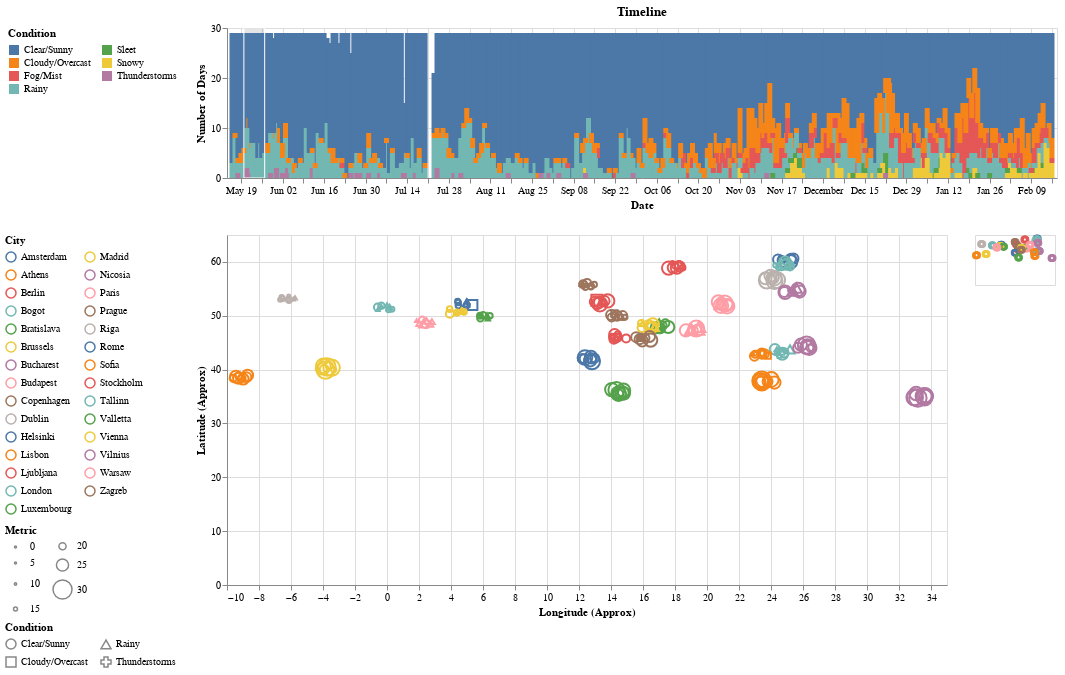

Notebook source saved alongside this figure:
### Code cell
WIDTH, HEIGHT = 800, 500

# Date selection
date_range = (dt.date(2024, 5, 20), dt.date(2024, 5, 27))
date_selection = alt.selection_interval(encodings=['x'], value={'x': date_range})

# Metric dropdown
dropdown = alt.binding_select(
    options=['temperature_celsius', 'humidity'],
    labels=['Temperature °C', 'Humidity %'],
    name='Metric '
)
size_param = alt.param(value='temperature_celsius', bind=dropdown)

# Scaling exponent slider
exp_slider = alt.binding_range(min=1, max=10, step=1, name='Metric Scaling Exponent:')
exp_selection = alt.param(value=5, bind=exp_slider)

# Condition selection
condition_selection = alt.selection_point(fields=['condition'], bind='legend')

# ID point selection
id_point = alt.selection_point(fields=['id'])
id_match = alt.expr.test(id_point.id, alt.datum.id)

# Day, week, month, season selections
day_point = alt.selection_point(fields=['_day', '_week', '_month'])
day_checkbox = alt.param(value=False, bind=alt.binding_checkbox(name='Select same day'))
day_matches = alt.expr.test(day_point._day, alt.datum._day) & alt.expr.test(day_point._week, alt.datum._week) & alt.expr.test(day_point._month, alt.datum._month)

week_point = alt.selection_point(fields=['_week'])
week_checkbox = alt.param(value=False, bind=alt.binding_checkbox(name='Select same week #'))
week_matches = alt.expr.test(week_point._week, alt.datum._week)

month_point = alt.selection_point(fields=['_month'])
month_checkbox = alt.param(value=False, bind=alt.binding_checkbox(name='Select same month'))
month_matches = alt.expr.test(month_point._month, alt.datum._month)

season_point = alt.selection_point(fields=['season'])
season_checkbox = alt.param(value=False, bind=alt.binding_checkbox(name='Select same season'))
season_matches = alt.expr.test(season_point.season, alt.datum.season)

not_checkbox = (~day_checkbox & ~week_checkbox & ~month_checkbox & ~season_checkbox)
selection_boolean = not_checkbox | \
                    (day_checkbox & day_matches) | \
                    (week_checkbox & week_matches) | \
                    (month_checkbox & month_matches) | \
                    (season_checkbox & season_matches)

scale_bind = alt.selection_interval(bind='scales')

# Temperature range sliders (min and max)
temp_min_slider = alt.binding_range(min=df['temperature_celsius'].min(), max=df['temperature_celsius'].max(), step=0.1, name='Temperature (°C) Min:')
temp_max_slider = alt.binding_range(min=df['temperature_celsius'].min(), max=df['temperature_celsius'].max(), step=0.1, name='Temperature (°C) Max:')
temp_min = alt.param(value=df['temperature_celsius'].min(), bind=temp_min_slider)
temp_max = alt.param(value=df['temperature_celsius'].max(), bind=temp_max_slider)

# Humidity range sliders (min and max)
humidity_min_slider = alt.binding_range(min=df['humidity'].min(), max=df['humidity'].max(), step=0.1, name='Humidity (%) Min:')
humidity_max_slider = alt.binding_range(min=df['humidity'].min(), max=df['humidity'].max(), step=0.1, name='Humidity (%) Max:')
humidity_min = alt.param(value=df['humidity'].min(), bind=humidity_min_slider)
humidity_max = alt.param(value=df['humidity'].max(), bind=humidity_max_slider)

search_box = alt.param(
    value='',
    bind=alt.binding(input='search', placeholder='City', name='Search ')
)
search_matches = alt.expr.test(alt.expr.regexp(search_box, 'i'), alt.datum.location_name)

# Minimap
minimap = alt.Chart(df).mark_point().encode(
    x=alt.X('longitude_jitter:Q', title=None, axis=None),
    y=alt.Y('latitude_jitter:Q', title=None, axis=None),
    color=alt.when(scale_bind).then(alt.Color('location_name:N', legend=None)).otherwise(alt.value('lightgray')),
).transform_filter(
    date_selection
).transform_filter(
    selection_boolean
).transform_filter(
    search_matches,
).properties(
    width=0.1 * WIDTH,
    height=0.1 * HEIGHT,
)

# Scatter plot
scatter = alt.Chart(df).mark_point().encode(
    x=alt.X('longitude_jitter:Q', title='Longitude (Approx)'),
    y=alt.Y('latitude_jitter:Q', title='Latitude (Approx)'),
    shape=alt.Shape('condition:N', title='Condition', legend=alt.Legend(orient='left', columns=2)),
    color=alt.Color('location_name:N', title='City', legend=alt.Legend(orient='left', columns=2)),
    size=alt.Size('size:Q', title='Metric', scale=alt.Scale(type='pow', exponent=exp_selection), legend=alt.Legend(orient='left', columns=2)),
    opacity=alt.condition((selection_boolean & id_match), alt.value(1.0), alt.value(0.2)),
    tooltip=[alt.Tooltip('location_name', title='City'),
             alt.Tooltip('condition', title='Condition'),
             alt.Tooltip('date', title='Date'),
             alt.Tooltip('week', title='Week #'),
             alt.Tooltip('season', title='Season'),
             alt.Tooltip('temperature_celsius', title='Temperature (°C)'),
             alt.Tooltip('humidity', title='Humidity (%)')],
).transform_filter(
    date_selection
).transform_filter(
    scale_bind
).transform_filter(
    condition_selection
).transform_filter(
    alt.datum.temperature_celsius >= temp_min
).transform_filter(
    alt.datum.temperature_celsius <= temp_max
).transform_filter(
    alt.datum.humidity >= humidity_min
).transform_filter(
    alt.datum.humidity <= humidity_max
).transform_filter(
    selection_boolean
).transform_filter(
    search_matches,
).add_params(
    search_box,
    scale_bind,
    size_param,
    exp_selection,
    id_point,
    day_point, day_checkbox,
    week_point, week_checkbox,
    month_point, month_checkbox,
    season_point, season_checkbox,
    temp_min,
    temp_max,
    humidity_min,
    humidity_max,
).transform_calculate(
    size=f'datum[{size_param.name}]',
).properties(
    width=0.9 * WIDTH,
    height=0.7 * HEIGHT,
)

# Timeline
timeline = alt.Chart(df).mark_bar().encode(
    x=alt.X('date:T', title='Date'),
    y=alt.Y('count():Q', title='Number of Days'),
    color=alt.Color('condition:N', title='Condition', legend=alt.Legend(orient='left', columns=2)),
    opacity=alt.condition(condition_selection, alt.value(1), alt.value(0.2)),
    tooltip=[alt.Tooltip('date:T', title='Date'),
             alt.Tooltip('week', title='Week #'),
             alt.Tooltip('season', title='Season'),
             alt.Tooltip('condition', title='Condition'),
             alt.Tooltip('count():Q', title='No. of Days')]
).add_params(
    date_selection,
    condition_selection
).properties(
    title='Timeline',
    width=WIDTH + 30,
    height=0.3 * HEIGHT,
).transform_filter(
    selection_boolean
).transform_filter(
    search_matches,
)

# Combine charts
systemB = alt.vconcat(timeline, (scatter | minimap)).resolve_scale(
    color='independent',
    shape='independent',
    size='independent',
).properties(
    # title='System B'
)
systemB.save('systemB.html')
systemB

### Figure 1 — Vega-Lite specification as saved in the notebook (floating-point values rounded to 4 significant figures; data arrays with more than 128 entries replaced by an {"elided": "..."} marker saying what was removed)
{"config": {"view": {"continuousWidth": 300, "continuousHeight": 300}}, "vconcat": [{"mark": {"type": "bar"}, "encoding": {"color": {"field": "condition", "legend": {"columns": 2, "orient": "left"}, "title": "Condition", "type": "nominal"}, "opacity": {"condition": {"param": "param_4", "value": 1}, "value": 0.2}, "tooltip": [{"field": "date", "title": "Date", "type": "temporal"}, {"field": "week", "title": "Week #", "type": "quantitative"}, {"field": "season", "title": "Season", "type": "nominal"}, {"field": "condition", "title": "Condition", "type": "nominal"}, {"aggregate": "count", "title": "No. of Days", "type": "quantitative"}], "x": {"field": "date", "title": "Date", "type": "temporal"}, "y": {"aggregate": "count", "title": "Number of Days", "type": "quantitative"}}, "height": 150.0, "name": "view_2", "title": "Timeline", "transform": [{"filter": "((((((((!param_7) && (!param_9)) && (!param_11)) && (!param_13)) || (param_7 && ((test(param_6._day,datum._day) && test(param_6._week,datum._week)) && test(param_6._month,datum._month)))) || (param_9 && test(param_8._week,datum._week))) || (param_11 && test(param_10._month,datum._month))) || (param_13 && test(param_12.season,datum.season)))"}, {"filter": "test(regexp(param_19,'i'),datum.location_name)"}], "width": 830}, {"hconcat": [{"mark": {"type": "point"}, "encoding": {"color": {"field": "location_name", "legend": {"columns": 2, "orient": "left"}, "title": "City", "type": "nominal"}, "opacity": {"condition": {"test": "(((((((((!param_7) && (!param_9)) && (!param_11)) && (!param_13)) || (param_7 && ((test(param_6._day,datum._day) && test(param_6._week,datum._week)) && test(param_6._month,datum._month)))) || (param_9 && test(param_8._week,datum._week))) || (param_11 && test(param_10._month,datum._month))) || (param_13 && test(param_12.season,datum.season))) && test(param_5.id,datum.id))", "value": 1.0}, "value": 0.2}, "shape": {"field": "condition", "legend": {"columns": 2, "orient": "left"}, "title": "Condition", "type": "nominal"}, "size": {"field": "size", "legend": {"columns": 2, "orient": "left"}, "scale": {"exponent": {"expr": "param_3"}, "type": "pow"}, "title": "Metric", "type": "quantitative"}, "tooltip": [{"field": "location_name", "title": "City", "type": "nominal"}, {"field": "condition", "title": "Condition", "type": "nominal"}, {"field": "date", "title": "Date", "type": "temporal"}, {"field": "week", "title": "Week #", "type": "quantitative"}, {"field": "season", "title": "Season", "type": "nominal"}, {"field": "temperature_celsius", "title": "Temperature (°C)", "type": "quantitative"}, {"field": "humidity", "title": "Humidity (%)", "type": "quantitative"}], "x": {"field": "longitude_jitter", "title": "Longitude (Approx)", "type": "quantitative"}, "y": {"field": "latitude_jitter", "title": "Latitude (Approx)", "type": "quantitative"}}, "height": 350.0, "name": "view_1", "transform": [{"filter": {"param": "param_1"}}, {"filter": {"param": "param_14"}}, {"filter": {"param": "param_4"}}, {"filter": "(datum.temperature_celsius >= param_15)"}, {"filter": "(datum.temperature_celsius <= param_16)"}, {"filter": "(datum.humidity >= param_17)"}, {"filter": "(datum.humidity <= param_18)"}, {"filter": "((((((((!param_7) && (!param_9)) && (!param_11)) && (!param_13)) || (param_7 && ((test(param_6._day,datum._day) && test(param_6._week,datum._week)) && test(param_6._month,datum._month)))) || (param_9 && test(param_8._week,datum._week))) || (param_11 && test(param_10._month,datum._month))) || (param_13 && test(param_12.season,datum.season)))"}, {"filter": "test(regexp(param_19,'i'),datum.location_name)"}, {"calculate": "datum[param_2]", "as": "size"}], "width": 720.0}, {"mark": {"type": "point"}, "encoding": {"color": {"condition": {"param": "param_14", "field": "location_name", "legend": null, "type": "nominal"}, "value": "lightgray"}, "x": {"axis": null, "field": "longitude_jitter", "title": null, "type": "quantitative"}, "y": {"axis": null, "field": "latitude_jitter", "title": null, "type": "quantitative"}}, "height": 50.0, "transform": [{"filter": {"param": "param_1"}}, {"filter": "((((((((!param_7) && (!param_9)) && (!param_11)) && (!param_13)) || (param_7 && ((test(param_6._day,datum._day) && test(param_6._week,datum._week)) && test(param_6._month,datum._month)))) || (param_9 && test(param_8._week,datum._week))) || (param_11 && test(param_10._month,datum._month))) || (param_13 && test(param_12.season,datum.season)))"}, {"filter": "test(regexp(param_19,'i'),datum.location_name)"}], "width": 80.0}]}], "data": {"name": "data-d915d174d64f13248b95e39a32709bcc"}, "params": [{"name": "param_1", "select": {"type": "interval", "encodings": ["x"]}, "value": {"x": [{"year": 2024, "month": 5, "date": 20}, {"year": 2024, "month": 5, "date": 27}]}, "views": ["view_2"]}, {"name": "param_4", "select": {"type": "point", "fields": ["condition"]}, "bind": "legend", "views": ["view_2"]}, {"name": "param_19", "bind": {"input": "search", "name": "Search ", "placeholder": "City"}, "value": ""}, {"name": "param_14", "select": {"type": "interval"}, "bind": "scales", "views": ["view_1"]}, {"name": "param_2", "bind": {"input": "select", "options": ["temperature_celsius", "humidity"], "labels": ["Temperature °C", "Humidity %"], "name": "Metric "}, "value": "temperature_celsius"}, {"name": "param_3", "bind": {"input": "range", "max": 10, "min": 1, "name": "Metric Scaling Exponent:", "step": 1}, "value": 5}, {"name": "param_5", "select": {"type": "point", "fields": ["id"]}, "views": ["view_1"]}, {"name": "param_6", "select": {"type": "point", "fields": ["_day", "_week", "_month"]}, "views": ["view_1"]}, {"name": "param_7", "bind": {"input": "checkbox", "name": "Select same day"}, "value": false}, {"name": "param_8", "select": {"type": "point", "fields": ["_week"]}, "views": ["view_1"]}, {"name": "param_9", "bind": {"input": "checkbox", "name": "Select same week #"}, "value": false}, {"name": "param_10", "select": {"type": "point", "fields": ["_month"]}, "views": ["view_1"]}, {"name": "param_11", "bind": {"input": "checkbox", "name": "Select same month"}, "value": false}, {"name": "param_12", "select": {"type": "point", "fields": ["season"]}, "views": ["view_1"]}, {"name": "param_13", "bind": {"input": "checkbox", "name": "Select same season"}, "value": false}, {"name": "param_15", "bind": {"input": "range", "max": 41.1, "min": -9.9, "name": "Temperature (°C) Min:", "step": 0.1}, "value": -9.9}, {"name": "param_16", "bind": {"input": "range", "max": 41.1, "min": -9.9, "name": "Temperature (°C) Max:", "step": 0.1}, "value": 41.1}, {"name": "param_17", "bind": {"input": "range", "max": 100, "min": 10, "name": "Humidity (%) Min:", "step": 0.1}, "value": 10}, {"name": "param_18", "bind": {"input": "range", "max": 100, "min": 10, "name": "Humidity (%) Max:", "step": 0.1}, "value": 100}], "resolve": {"scale": {"color": "independent", "shape": "independent", "size": "independent"}}, "$schema": "https://vega.github.io/schema/vega-lite/v5.20.1.json", "datasets": {"data-d915d174d64f13248b95e39a32709bcc": {"elided": "7943 records"}}}
